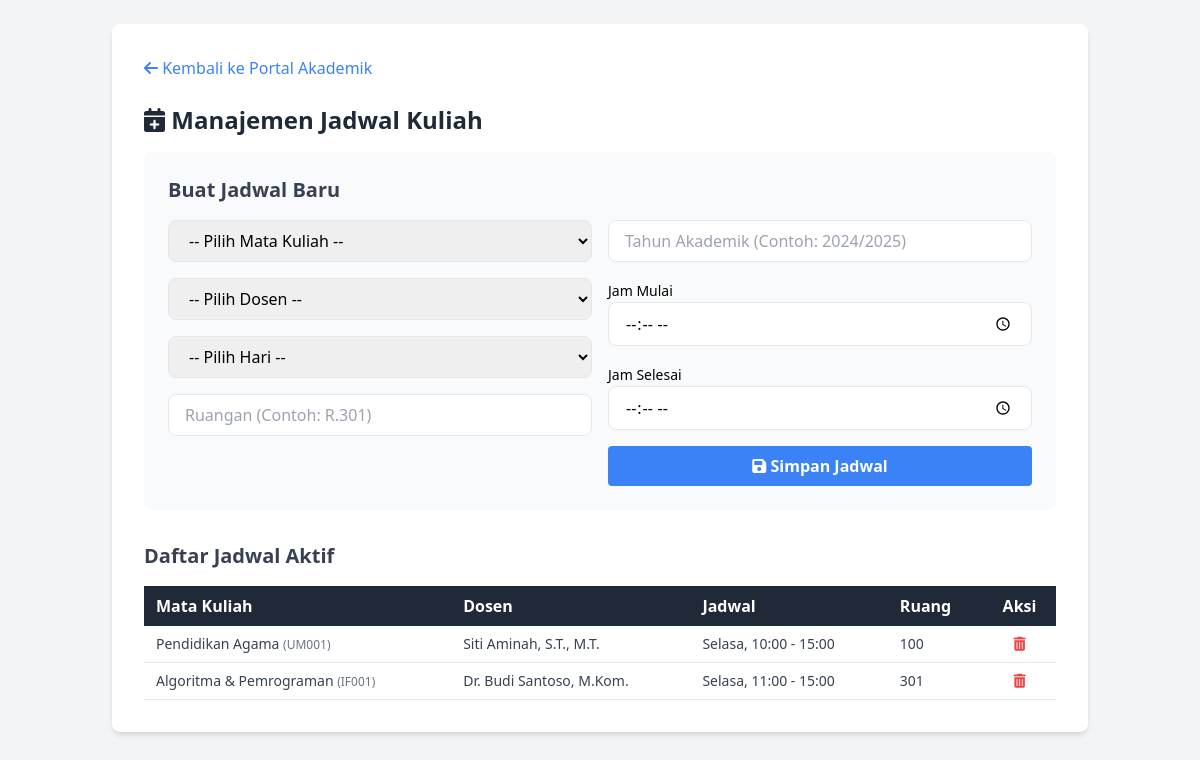
The page /manajemen_jadwal.php (signed in) on the database its author committed.
### tables this page shows
CREATE TABLE `jadwal_kuliah` (
  `id` int(11) NOT NULL,
  `matkul_id` int(11) NOT NULL,
  `dosen_id` int(11) NOT NULL,
  `hari` varchar(10) NOT NULL,
  `jam_mulai` time NOT NULL,
  `jam_selesai` time NOT NULL,
  `ruangan` varchar(20) NOT NULL,
  `tahun_akademik` varchar(10) NOT NULL
);

CREATE TABLE `mata_kuliah` (
  `id` int(11) NOT NULL,
  `kode_mk` varchar(10) NOT NULL,
  `nama_mk` varchar(100) NOT NULL,
  `sks` int(11) NOT NULL,
  `semester_target` int(11) NOT NULL COMMENT 'Semester ideal untuk mengambil MK ini'
);

CREATE TABLE `users` (
  `id` int(11) NOT NULL,
  `username` varchar(50) NOT NULL,
  `password` varchar(255) NOT NULL,
  `nama_lengkap` varchar(100) DEFAULT NULL,
  `role` enum('admin','mahasiswa','dosen') DEFAULT 'mahasiswa'
);

### manajemen_jadwal.php (the view, shortened to what this page needs)
<?php
require 'app/config/db.php';
$query_jadwal = "
    SELECT
        j.id, mk.kode_mk, mk.nama_mk, u.nama_lengkap AS nama_dosen,
        j.hari, j.jam_mulai, j.jam_selesai, j.ruangan, j.tahun_akademik
    FROM jadwal_kuliah j
    JOIN mata_kuliah mk ON j.matkul_id = mk.id
    JOIN users u ON j.dosen_id = u.id
    ORDER BY j.id DESC
";
$daftar_jadwal = $conn->query($query_jadwal);
?>
<!DOCTYPE html>
<html lang="id">
<head>
    <script src="https://cdn.tailwindcss.com"></script>
    <link rel="stylesheet" href="https://cdnjs.cloudflare.com/ajax/libs/font-awesome/6.0.0-beta3/css/all.min.css">
</head>
<body class="bg-gray-100">
    <div class="container mx-auto p-6">
        <div class="bg-white p-8 rounded-lg shadow-md">
            <a href="akademik.php" class="text-blue-500 hover:underline mb-6 inline-block"><i class="fas fa-arrow-left"></i> Kembali ke Portal Akademik</a>
            <h2 class="text-2xl font-bold text-gray-800 mb-4"><i class="fas fa-calendar-plus"></i> Manajemen Jadwal Kuliah</h2>
            <div class="bg-gray-50 p-6 rounded-lg mb-8">
                <h3 class="text-xl font-bold text-gray-700 mb-4">Buat Jadwal Baru</h3>
                <form method="post" action="app/controllers/akademik_crud.php" class="grid grid-cols-1 md:grid-cols-2 gap-4">
                    <div class="space-y-4">
                        <select name="matkul_id" class="w-full px-4 py-2 border rounded-lg" required>
                            <option value="" disabled selected>-- Pilih Mata Kuliah --</option>
                        </select>
                        <select name="dosen_id" class="w-full px-4 py-2 border rounded-lg" required>
                            <option value="" disabled selected>-- Pilih Dosen --</option>
                        </select>
                        <select name="hari" class="w-full px-4 py-2 border rounded-lg" required>
                            <option value="" disabled selected>-- Pilih Hari --</option>
                        </select>
                        <input class="w-full px-4 py-2 border rounded-lg" type="text" name="ruangan" placeholder="Ruangan (Contoh: R.301)" required>
                    </div>
                    <div class="space-y-4">
                         <input class="w-full px-4 py-2 border rounded-lg" type="text" name="tahun_akademik" placeholder="Tahun Akademik (Contoh: 2024/2025)" required>
                        <div>
                            <label class="text-sm">Jam Mulai</label>
                            <input class="w-full px-4 py-2 border rounded-lg" type="time" name="jam_mulai" required>
                        </div>
                        <div>
                            <label class="text-sm">Jam Selesai</label>
                            <input class="w-full px-4 py-2 border rounded-lg" type="time" name="jam_selesai" required>
                        </div>
                        <button type="submit" name="simpan_jadwal" class="w-full bg-blue-500 hover:bg-blue-700 text-white font-bold py-2 px-4 rounded">
                            <i class="fas fa-save"></i> Simpan Jadwal
                        </button>
                    </div>
                </form>
            </div>
            <h3 class="text-xl font-bold text-gray-700 mb-4">Daftar Jadwal Aktif</h3>
            <div class="overflow-x-auto">
                <table class="min-w-full bg-white">
                    <thead class="bg-gray-800 text-white">
                        <tr>
                            <th class="py-2 px-3 text-left">Mata Kuliah</th>
                            <th class="py-2 px-3 text-left">Dosen</th>
                            <th class="py-2 px-3 text-left">Jadwal</th>
                            <th class="py-2 px-3 text-left">Ruang</th>
                            <th class="py-2 px-3 text-center">Aksi</th>
                        </tr>
                    </thead>
                    <tbody class="text-gray-700 text-sm">
                        <?php while ($j = $daftar_jadwal->fetch_assoc()): ?>
                        <tr class="border-b hover:bg-gray-100">
                            <td class="py-2 px-3"><?= htmlspecialchars($j['nama_mk']) ?> <span class="text-xs text-gray-500">(<?= htmlspecialchars($j['kode_mk']) ?>)</span></td>
                            <td class="py-2 px-3"><?= htmlspecialchars($j['nama_dosen']) ?></td>
                            <td class="py-2 px-3"><?= htmlspecialchars($j['hari']) ?>, <?= date('H:i', strtotime($j['jam_mulai'])) ?> - <?= date('H:i', strtotime($j['jam_selesai'])) ?></td>
                            <td class="py-2 px-3"><?= htmlspecialchars($j['ruangan']) ?></td>
                            <td class="py-2 px-3 text-center">
                                <a class="text-red-500" href='app/controllers/akademik_crud.php?hapus_jadwal=<?= $j['id'] ?>' onclick="return confirm('Yakin hapus jadwal ini?')"><i class="fas fa-trash-alt"></i></a>
                            </td>
                        </tr>
                        <?php endwhile; ?>
                    </tbody>
                </table>
            </div>
        </div>
    </div>
</body>
</html>

### rows shown on the page
jadwal_kuliah: matkul.nama_mk "Pendidikan Agama", matkul.kode_mk "UM001", dosen.nama_lengkap "Siti Aminah, S.T., M.T.", hari "Selasa", jam_mulai "10:00", jam_selesai "15:00", ruangan "100"
jadwal_kuliah: matkul.nama_mk "Algoritma & Pemrograman", matkul.kode_mk "IF001", dosen.nama_lengkap "Dr. Budi Santoso, M.Kom.", hari "Selasa", jam_mulai "11:00", jam_selesai "15:00", ruangan "301"
